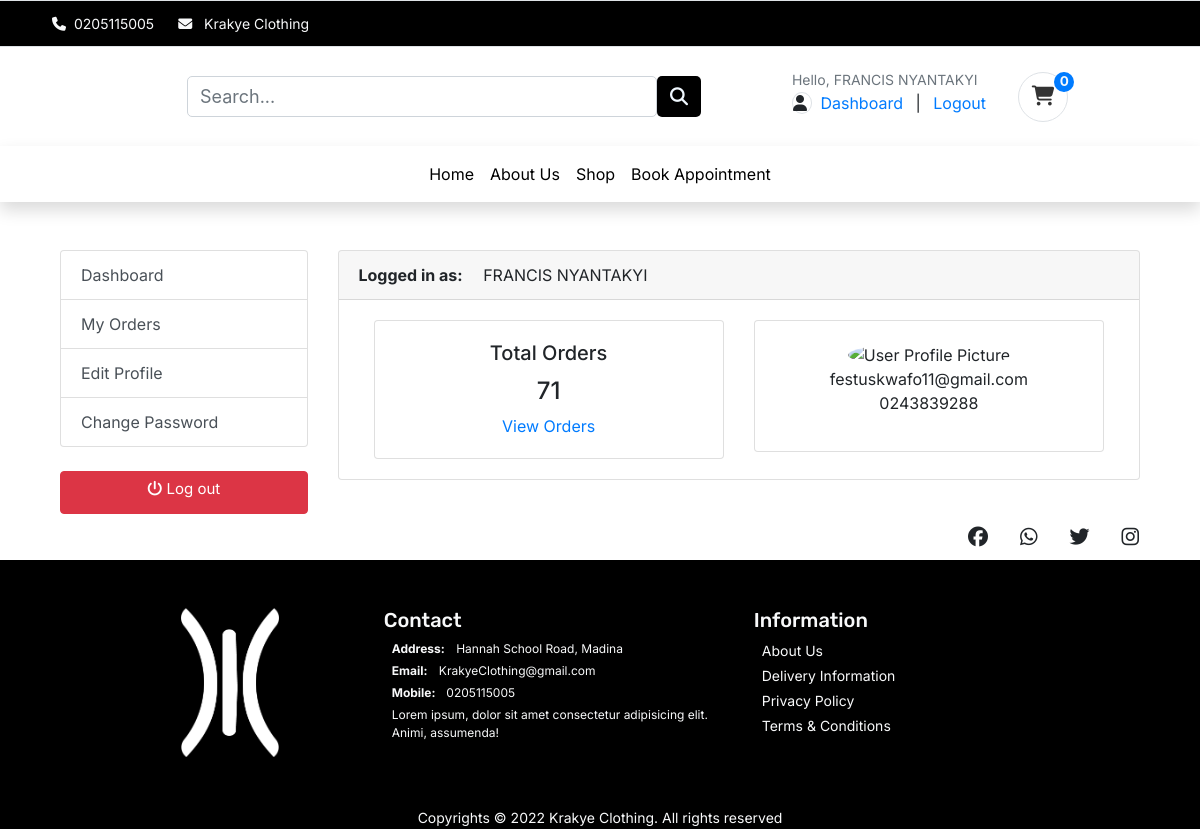
The app's page /account/dashboard/ (signed in), older data.
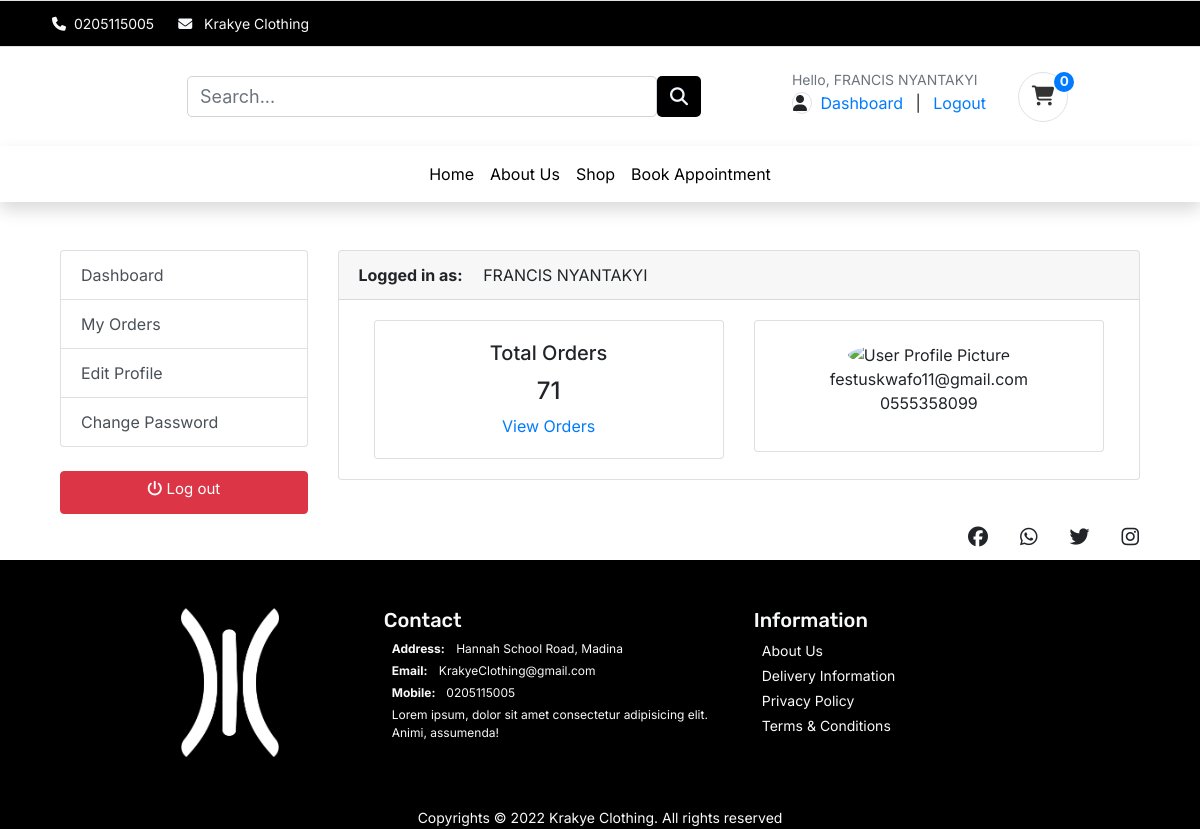
The same page, newer data.
### accounts/models.py (models this page shows, shortened)
class UserBase(AbstractBaseUser, PermissionsMixin):
    username = models.CharField(max_length=150, unique=True)
    email = models.EmailField(_('email address'), unique=True)
    first_name = models.CharField(max_length=150, blank=True)
    last_name = models.CharField(max_length=150, blank=True)
    phone_number = models.CharField(max_length=50)
    address_line_1 = models.CharField(blank=True, max_length=100)
    address_line_2 = models.CharField(blank=True, max_length=100)
    profile_picture = models.ImageField(blank=True, upload_to='userprofile')
    city = models.CharField(blank=True, max_length=20)
    state = models.CharField(blank=True, max_length=20)
    country = models.CharField(blank=True, max_length=20)
    is_active = models.BooleanField(default=False)
    is_staff = models.BooleanField(default=False)
    is_admin = models.BooleanField(default=False)
    date_created = models.DateTimeField(auto_now_add=True)
    last_login = models.DateTimeField(auto_now_add=True)
    updated = models.DateTimeField(auto_now=True)
    objects = CustomAccountManager()
    USERNAME_FIELD = 'email'
    REQUIRED_FIELDS = ['username', 'first_name', 'last_name']
    class Meta:
        verbose_name = "Accounts"
        verbose_name_plural = "Accounts"
        default_permissions = ()
    def __str__(self):
        return self.username
    def full_name(self):
        return f'{self.first_name} {self.last_name}'

### accounts/views.py (the view)
# urls.py: path('dashboard/', views.dashboard, name='dashboard'),
@login_required(login_url = 'login')
def dashboard(request):
    orders = Order.objects.filter(user=request.user)
    orders_count = orders.count()
    context = {
        'orders_count':orders_count
    }
    return render(request, 'account/user/dashboard.html', context)

### cart/context_processors.py (called while the page is built)
def counter(request):
    cart_count = 0
    if 'admin' in request.path:
        return {}
    else:
        try:
            cart = Cart.objects.filter(cart_id=_cart_id(request))
            if request.user.is_authenticated:
                cart_items = CartItem.objects.all().filter(user=request.user)
            else:
                cart_items = CartItem.objects.all().filter(cart=cart[:1])
            for cart_item in cart_items:
                cart_count += cart_item.quantity
        except Cart.DoesNotExist:
            cart_count = 0
    return dict(cart_count=cart_count)

### cart/views.py (called while the page is built)
def _cart_id(request):
    cart = request.session.session_key
    if not cart:
        cart = request.session.create()
    return cart

### templates/account/user/dashboard.html (shortened to what this page needs)
{% extends '../../base.html' %} {% load static %}  {% block content %}
<section class="section-content mt-5 font-inter padding-y bg">
  <div class="container-fluid">
    <div class="row">
    <div class="container">
      <div class="row">
      {% include 'includes/dash_sidebar.html' %}
      <main class="col-md-9">
        <article class="card">
        <header class="card-header">
          <strong class="d-inline-block mr-3">Logged in as:</strong>
          <span>{{user.full_name}}</span>
        </header>
        <div class="card-body">
          <div class="row">
          <div class="col-md-6">
            <div class="card" style="text-align:center;">
              <div class="card-body">
                <h5 class="card-title">Total Orders</h5>
                <h4>{{orders_count}}</h4>
                <a href="{%url 'accounts:my_orders'%}">View Orders</a>
              </div>
            </div>
          </div>
          <div class="col-md-6">
            <div class="card" style="text-align:center;">
              <div class="card-body">
                <img src="{{userprofile.profile_picture.url}}" alt="User Profile Picture" width="50" height="50" style="border-radius:50%;">
                <p class="mb-0">{{user.email}}</p>
                <p>{{user.phone_number}}</p>
              </div>
            </div>
          </div>
          </div>
        </div>
        </article>
      </main>
    </div>
    </div>
  </section>
{%endblock%}

### templates/includes/navbar.html (shortened to what this page needs)
<nav class=" px-5 ml-3 navbar navbar-expand-lg navbar-light bg-white d-flex justify-content-between">
    <a class="navbar-brand" href="{%url "store:home"%}"><img src="https://festus-kwafo.github.io/KrakyeClothing/assets/logo.png" width="70" alt="" class="img-fluid"></a>
        <form action="{%url 'store:search'%}" method="GET" class="col-6">
          <div class="input-group">
            <input type="text" class="form-control" placeholder="Search..." name="keyword">
            <button class="btn btn-product" type="submit"><i class="fa-solid fa-magnifying-glass"></i>
            </button>
          </div>
        </form>
        <div class="d-flex">
            <div class="mr-3 navbar-item-hidden font-inter text-decoration-none">
              {% if user.id is None %}
              <div class="widget-header">
                <small class="title text-muted">Welcome Guest!</small>
                <div>
                  <a href="{% url 'accounts:login' %}">Sign in</a> <span class="dark-transp"> | </span>
                  <a href="{% url 'accounts:register' %}"> Register</a>
                </div>
              </div>
              {% else %}
              <div class="widget-header ">
                <small class="title font-inter text-muted">Hello, {{user.full_name}}</small>
                <div>
                  <span class=" border rounded-circle ">
                    <i class="fa-solid fa-user"></i>
                  </span>
                  <a href="{% url 'accounts:dashboard' %}">Dashboard</a> <span class="dark-transp"> | </span>
                  <a href="{% url 'accounts:logout' %}"> Logout</a>
                </div>
              </div>
              {% endif %}
            </div>
            <div>
              <a href="{%url 'cart:cart_summary'%}">
                <button type="button" class="btn btn-cart border rounded-circle position-relative">
                  <i class="fa-solid fa-cart-shopping font-size-20"></i>
                  <span class="text-light position-absolute top-0 start-100 translate-middle rounded-circle badge bg-primary">
                    {{cart_count}}
                  </span>
                </button>
              </a>
            </div>
        </div>
  </nav>

Row changes from the older to the newer data that the page shows:
changed UserBase "FRANCIS NYANTAKYI": phone_number "0243839288" → "0555358099"
